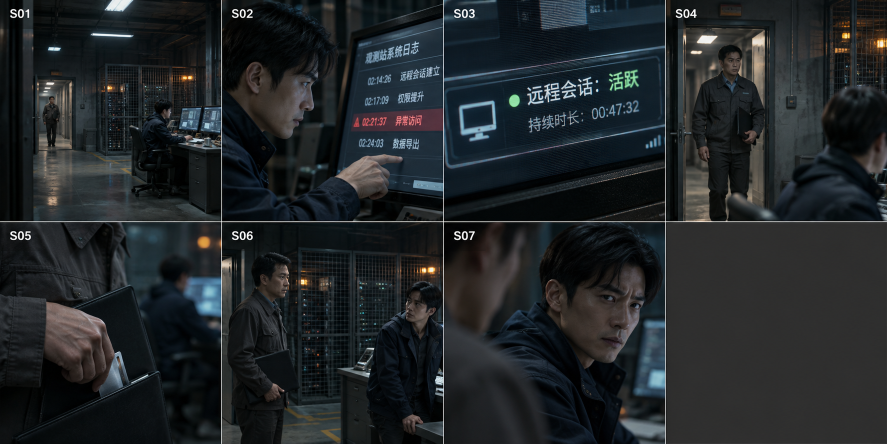
#> input picture output/real_production_pilot/ai_generated_storyboard_contact_sheet.png, 1774 x 887 px (shown at 1/2 size)
$ python production_skill_handoff.py
#> lines starting #> are read from the running program, lines starting #| are printed output that depends on the picture
#!/usr/bin/env python3
# -*- coding: utf-8 -*-
"""Production handoff and media provenance for an original, *not reference-film* scene.

Semantics follow upstream film-production-skills plan-camera-shots and
review-and-assemble instructions. Source image is an independently generated
AI storyboard contact sheet, NEVER user-uploaded movie reference frames.

All camera coordinates and asset appearances are PROPOSALS: they are a
production planning baseline, not measurements of the source movie.
"""
from __future__ import annotations

import hashlib
import json
from pathlib import Path
from PIL import Image, ImageStat

ROOT = Path(__file__).resolve().parent
OUT = ROOT / 'output' / 'real_production_pilot'
ASSET_ROOT = OUT / 'generated_stills'
SOURCE = OUT / 'ai_generated_storyboard_contact_sheet.png'
SCENE_FILE = ROOT / 'data' / 'gpt_director_scene.json'

ASSETS = {
    'ENV_OBSERVATORY': {'kind':'environment','locked_design':'凌晨失联观测站控制室：终端在右、左后方通往走廊的门、右后方服务器机柜；冷青灰灯光','source':'original_scene_stage_map'},
    'CHAR_A': {'kind':'character','locked_design':'调查员A，深蓝外套、短黑发，右侧终端前，不佩戴门禁卡','source':'director_character_proposal'},
    'CHAR_B': {'kind':'character','locked_design':'管理员B，深灰工装、短发，携带黑色文件夹，藏有金属门禁卡','source':'director_character_proposal'},
    'PROP_CONSOLE': {'kind':'prop','locked_design':'右侧监视终端，有断线时间和远程会话状态','source':'story_fact'},
    'PROP_FOLDER': {'kind':'prop','locked_design':'B手持黑色文件夹，能遮挡门禁卡','source':'story_fact'},
    'PROP_BADGE': {'kind':'prop','locked_design':'银灰色金属门禁卡，B持有，A不得在镜头内无依据看到','source':'story_fact'},
}

# Coordinates are measured in a *proposed* 6m x 5m local studio layout.
# A at (3.8,1.1), doorway at (0.6,3.8), corridor beyond (0.2,4.8).
CAMERAS = {
    'S01': {'camera_position_m':[0.5,3.2,1.5], 'aim_point_m':[3.3,1.5,1.4], 'focal_length_mm':28, 'movement':'locked', 'focus_target':'A@console', 'axis_side':'south'},
    'S02': {'camera_position_m':[3.0,1.8,1.45],'aim_point_m':[3.8,1.1,1.30],'focal_length_mm':50,'movement':'locked','focus_target':'A hand and upper log','axis_side':'south'},
    'S03': {'camera_position_m':[3.5,1.6,1.5],'aim_point_m':[3.9,1.2,1.42],'focal_length_mm':85,'movement':'locked','focus_target':'lower REMOTE_LOGIN status','axis_side':'south'},
    'S04': {'camera_position_m':[1.8,2.7,1.45],'aim_point_m':[0.6,3.8,1.5],'focal_length_mm':40,'movement':'locked','focus_target':'B crossing doorway','axis_side':'south'},
    'S05': {'camera_position_m':[1.15,3.6,1.2],'aim_point_m':[1.0,3.5,1.0],'focal_length_mm':85,'movement':'locked','focus_target':'B hand, badge, folder','axis_side':'south'},
    'S06': {'camera_position_m':[2.9,2.25,1.48],'aim_point_m':[2.3,2.55,1.45],'focal_length_mm':40,'movement':'locked','focus_target':'A and B in two-shot','axis_side':'south'},
    'S07': {'camera_position_m':[3.2,2.1,1.55],'aim_point_m':[3.7,1.2,1.5],'focal_length_mm':85,'movement':'locked','focus_target':'A eyes; B shoulder in left foreground','axis_side':'south'},
}

# Locked prop transitions are specific to the approved story; no fabricated
# unlocking/remote-login disclosure can be introduced at media stage.
PROP_STATES = {
 'S01': ({'badge':'in B possession, concealed','folder':'held by B','console':'offline alert'},{'badge':'in B possession, concealed','folder':'held by B','console':'offline alert'}),
 'S02': ({'badge':'in B possession, concealed','folder':'held by B','console':'offline alert'}, {'badge':'in B possession, concealed','folder':'held by B','console':'post-offline log visible to A'}),
 'S03': ({'badge':'in B possession, concealed','folder':'held by B','console':'post-offline log visible to A'}, {'badge':'in B possession, concealed','folder':'held by B','console':'remote login visible to viewer ONLY'}),
 'S04': ({'badge':'in B possession, concealed','folder':'held by B','console':'remote login viewer ONLY'}, {'badge':'in B possession, concealed','folder':'held by B','console':'remote login viewer ONLY'}),
 'S05': ({'badge':'in B possession, concealed','folder':'held by B','console':'remote login viewer ONLY'}, {'badge':'under folder lower flap, hidden from A','folder':'held by B','console':'remote login viewer ONLY'}),
 'S06': ({'badge':'under folder lower flap, hidden from A','folder':'held by B','console':'remote login viewer ONLY'}, {'badge':'under folder lower flap, hidden from A','folder':'held by B','console':'remote login viewer ONLY'}),
 'S07': ({'badge':'under folder lower flap, hidden from A','folder':'held by B','console':'remote login viewer ONLY'}, {'badge':'under folder lower flap, hidden from A','folder':'held by B','console':'remote login viewer ONLY'}),
}

SHOT_ASSETS = {
 'S01':['ENV_OBSERVATORY','CHAR_A','CHAR_B','PROP_CONSOLE'],
 'S02':['ENV_OBSERVATORY','CHAR_A','PROP_CONSOLE'],
 'S03':['ENV_OBSERVATORY','PROP_CONSOLE'],
 'S04':['ENV_OBSERVATORY','CHAR_A','CHAR_B','PROP_FOLDER'],
 'S05':['ENV_OBSERVATORY','CHAR_A','CHAR_B','PROP_FOLDER','PROP_BADGE'],
 'S06':['ENV_OBSERVATORY','CHAR_A','CHAR_B','PROP_FOLDER','PROP_CONSOLE'],
 'S07':['ENV_OBSERVATORY','CHAR_A','CHAR_B','PROP_CONSOLE'],
}

# A visual critic checks semantic adherence, not whether the PNG is decodable.
# These observations are from actual visual inspection of the generated contact
# sheet and should NEVER be attributed to the model's own self-ratings.
VISUAL_QA = {
 'S01': ('REVIEW_REQUIRED',['图中B已站在敞开的入口内或门槛附近；需要复核其最初是否仍在走廊，而非提前入场']),
 'S02': ('REVIEW_REQUIRED',['日志画面内容由图像生成器创造；显示的时间戳和原剧本的断线时刻没有逐字符对照依据']),
 'S03': ('REVIEW_REQUIRED',['画面为远程会话状态，需与S02原本的日志时间矛盾建立可读的文字因果']),
 'S04': ('VISUALLY_PLAUSIBLE',['B站在门口并握有文件夹，尚需视频动作才能验证连续跨门槛走位']),
 'S05': ('VISUALLY_PLAUSIBLE',['门禁卡可见于文件夹边缘，A处在虚焦背景；需验证角色是否确实看不见']),
 'S06': ('REVIEW_REQUIRED',['两名演员相对位置与此前总体一致，但人物面容需进行身份一致性核验']),
 'S07': ('REJECTED',['剧情要求A目光转回终端上部；图像里A明显看向左侧前景人物，动作方向不符，需要重新生成']),
}


def digest(path: Path) -> str:
    h = hashlib.sha256()
    with path.open('rb') as f:
        for buf in iter(lambda:f.read(1024*1024),b''):h.update(buf)
    return h.hexdigest()


def produce():
    if not SOURCE.is_file():raise FileNotFoundError('No independently generated AI contact sheet at '+str(SOURCE))
    payload=json.loads(SCENE_FILE.read_text(encoding='utf-8'))
#> (reads data/gpt_director_scene.json from the repository)
    scene=payload['scene']
    shots=payload['revised_shots']
    assert len(shots)==7
    ASSET_ROOT.mkdir(parents=True,exist_ok=True)
    image=Image.open(SOURCE).convert('RGB')
#> image is the input picture: PIL image 1774x887 RGB; mean R, G, B 33.7, 37.9, 40.3
    w,h=image.size
#> w = 1774; h = 887
    assert w>=1200 and h>=700
    for n in range(7):
        c=n%4;r=n//4
        left=round(c*w/4);right=round((c+1)*w/4)
        top=round(r*h/2);bottom=round((r+1)*h/2)
        image.crop((left,top,right,bottom)).save(ASSET_ROOT/f'S{n+1:02d}_AI_CANDIDATE.png',compress_level=6)
#> this loop made 7 passes
#> pass 1, in produce, `image.crop((left,top,right,bottom)).save(ASSET_ROOT/f'S{n+1:02d}_AI_CA..`:
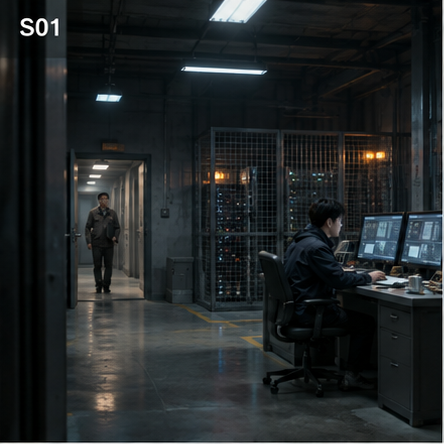
#> saved as S01_AI_CANDIDATE.png: PIL image 444x444 RGB; mean R, G, B 34.4, 38.7, 39.8
#> pass 2, in produce, `image.crop((left,top,right,bottom)).save(ASSET_ROOT/f'S{n+1:02d}_AI_CA..`:
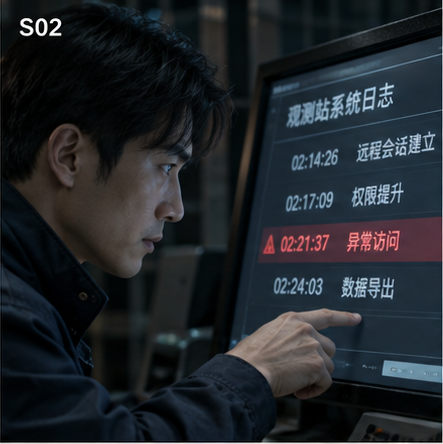
#> saved as S02_AI_CANDIDATE.png: PIL image 443x444 RGB; mean R, G, B 32.7, 37.4, 42.1
    segments=[]; reviews=[]
    for shot in shots:
        k=shot['id'];cam=CAMERAS[k]
        bindings=SHOT_ASSETS[k]
        assert all(v in ASSETS for v in bindings)
        start,end=PROP_STATES[k]
        media=ASSET_ROOT/f'{k}_AI_CANDIDATE.png'
        with Image.open(media) as im:
            stat=ImageStat.Stat(im.convert('L'))
            brightness=round(stat.mean[0],1)
#> brightness = 37.6
            width,height=im.size
#> width = 444; height = 444
        state,notes=VISUAL_QA[k]
        segment={
            'id':k, 'upstream_beat_id':'BEAT_'+k,
            'camera_explicit_position':cam['camera_position_m'],
            'camera_position':{'unit':'m','x':cam['camera_position_m'][0],'y':cam['camera_position_m'][1],'z':cam['camera_position_m'][2]},
            'camera_target':{'unit':'m','xyz':cam['aim_point_m']},
            'lens_focal_length_mm':cam['focal_length_mm'],
            'camera_movement':cam['movement'],'focus_target':cam['focus_target'],
            'axis_side':cam['axis_side'],
            'asset_bindings':bindings, 'props_at_start':start, 'props_at_end':end,
            'positions_at_start':shot['positions_at_start'],
            'positions_at_end':shot['positions_at_end'],
            'actor_action':shot['actor_action'],
            'sound':shot['sound'], 'dramatic_purpose':shot['dramatic_purpose'],
            'cut_reason':shot['cut_reason'],
            'start_s':shot['start_s'],'end_s':shot['end_s'],
            'dominant_action_chain':shot['actor_action'],
            'state_source':'approved_existing_gpt_director_scene',
            'camera_geometry_provenance':'director_proposed_local_stage_not_measured_from_film',
            'image_generation_ref':{'image_type':'independently_ai_generated_original_scene','contact_sheet_sha256':digest(SOURCE),
                'candidate_path':str(media.relative_to(ROOT)), 'candidate_sha256':digest(media),
                'origin':'one AI-generated 4x2 storyboard sheet, sliced into seven candidates; NOT seven independent runs'},
        }
        segments.append(segment)
        reviews.append({'shot_id':k,'candidate_path':str(media.relative_to(ROOT)),
            'candidate_sha256':digest(media),'status':state,'notes':notes,
            'technical':{'decodable':True,'width':width,'height':height,'mean_brightness':brightness},
            'selected_for_final':False,'human_approved':False,'visual_review_based_on_actual_candidate':True})
    issues=[]
#> issues = []
    if not all(shots[i]['end_s']==shots[i+1]['start_s'] for i in range(6)):
        issues.append('TEMPORAL_GAP')
    if shots[0]['start_s']!=0.0 or shots[-1]['end_s']!=scene['target_duration_s']:
        issues.append('TOTAL_DURATION')
    for s in segments:
        for key in ('camera_position','focus_target','asset_bindings','upstream_beat_id','props_at_start','props_at_end'):
            if not s.get(key):issues.append(s['id']+'_'+key)
    camera={'skill':'plan-camera-shots','source_skill_repository':'https://github.com/zhangzhangco/film-production-skills',
        'project_id':scene['id'],'duration_s':scene['target_duration_s'],'assets':ASSETS,
        'spatial_baselines':{'coordinate_system':'relative proposed stage, meters','console':[3.8,1.1],
            'corridor':[0.2,4.8],'doorway':[0.6,3.8], 'stage_width_m':6.0,'stage_depth_m':5.0},
        'continuity_rules':['A remains at console through scene','B travels corridor → doorway only','badge never seen by A','remote login never seen by A'],
        'segments':segments,'preflight':{'pass':not issues,'issues':issues,'provisional_geometry':True,
            'user_approval_pending':True}}
    review={'skill':'review-and-assemble','source_skill_repository':'https://github.com/zhangzhangco/film-production-skills',
        'generated_media_type':'ORIGINAL_AI_STORYBOARD_STILLS_NOT_FILM','contact_sheet_sha256':digest(SOURCE),
        'candidate_count':len(reviews),'generation_run_count':1,'reviews':reviews,
        'pass_count':sum(x['status']=='VISUALLY_PLAUSIBLE' for x in reviews),
        'revision_count':sum(x['status']!='VISUALLY_PLAUSIBLE' for x in reviews),
        'human_approved_count':0,'editorial_export':{'status':'BLOCKED','reason':'No selected human-approved video takes, and S07 storyboard rejected'},
        'warning':'Contact sheet crops are original AI imagery, not movie frames; film export remains blocked.'}
    OUT.mkdir(parents=True,exist_ok=True)
    (OUT/'professional_camera_handoff.json').write_text(json.dumps(camera,ensure_ascii=False,indent=2),encoding='utf-8')
    (OUT/'independent_media_review.json').write_text(json.dumps(review,ensure_ascii=False,indent=2),encoding='utf-8')
    return camera,review

if __name__=='__main__':
    c,r=produce()
    print(json.dumps({'camera_preflight':c['preflight'],'original_generated_stills':r['candidate_count'],
        'visually_plausible_not_final':r['pass_count'],'need_revision':r['revision_count'],
        'human_approved':r['human_approved_count'],'export':r['editorial_export']['status']},ensure_ascii=False,indent=2))
